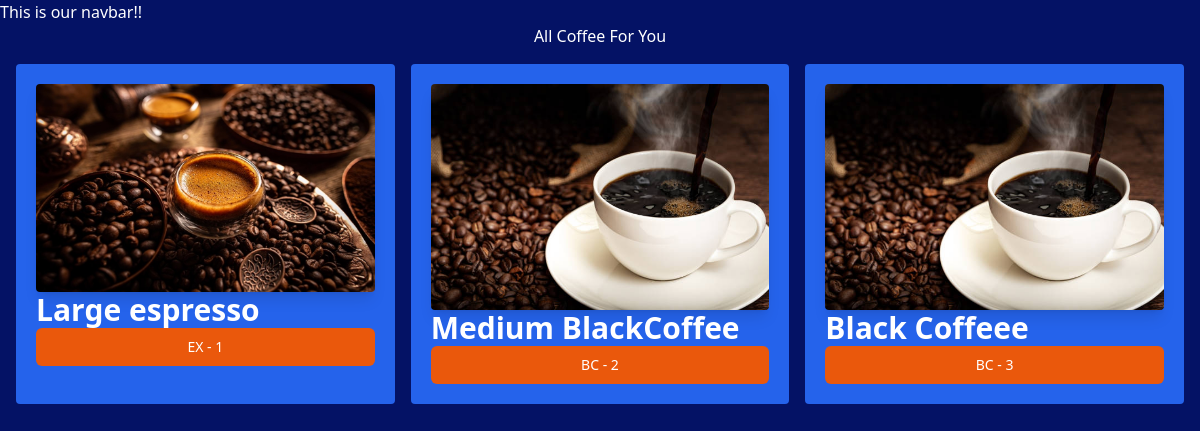
/coffee/, run on an earlier commit of the app's database.
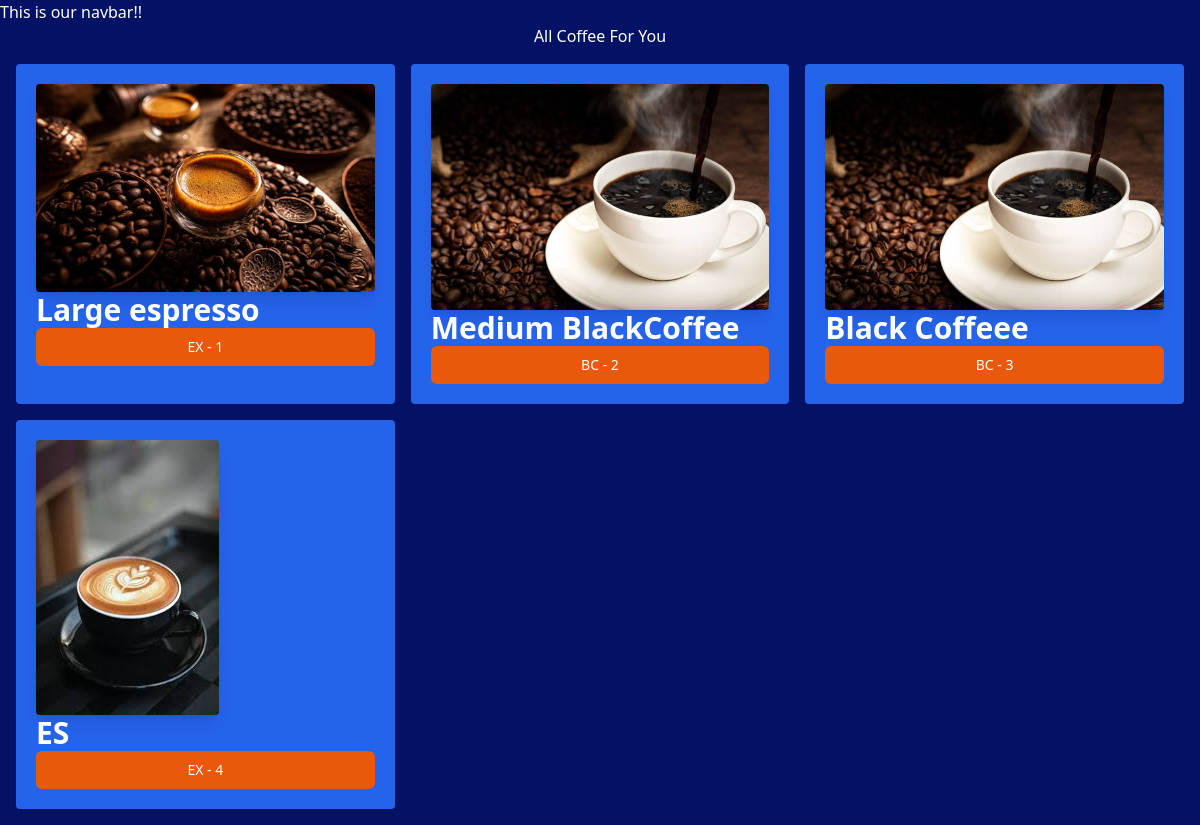
And on a later commit of the database.
### coffee/models.py (models this page shows, shortened)
class coffee_varieties(models.Model):
    COFFEE_TYPE_CHOICE=[
        ('CAP', 'Capachino'),
        ('BC', 'Black Coffee'),
        ('CC', 'Cold Coffee'),
        ('EX', 'Espresso'),
        ('Pc', 'Plane Coffee')
    ]
    name=models.CharField(max_length=100)#this sets max length to 100
    image=models.ImageField(upload_to='coffees/') #ese hi images upload hoti hai
    date=models.DateTimeField(default=timezone.now)
    type= models.CharField(max_length=3, choices=COFFEE_TYPE_CHOICE) #to ye bs upar wali choices lega
    description=models.TextField(default='') #this is a text field

### coffee/views.py (the view)
# urls.py: path('', views.all_coffee, name='all_coffee'),
def all_coffee(request):
    coffees= coffee_varieties.objects.all() #ye db pr query krega, arryas aayenge
    return render(request, 'coffee/all_coffee.html', {'coffees':coffees}) #ab front-end mein values aajaynegi!!

### coffee/templates/coffee/all_coffee.html (shortened to what this page needs)
{% extends 'layout.html' %}
{% block content %}
<h1>All Coffee For You</h1>
<div class="grid grid-cols-3 gap-4 m-4">
{% for COD in coffees  %}
    <div class="bg-blue-600 p-5 rounded">
        <img class="rounded shadow-lg" src="{{COD.image.url}}" alt="">
        <h3 class="text-3xl font-bold">{{COD.name}}</h3>
        <a href="{% url 'coffee_detail' COD.id %}">
            <button
            type="button"
            class="inline-flex items-center w-[100%] justify-center px-4 py-2 border border-transparent text-sm fornt-medium rounded-md text-white bg-orange-600 hover:bg-orange-800 focus:outline-none focus:ring-2 focus:ring-offset_2 focus:ring-orange-500">
                {{COD.type}} - {{COD.id}}
            </button>
        </a>
    </div>
{% endfor %}
</div>
{% endblock %}

### templates/layout.html (shortened to what this page needs)
{% load static tailwind_tags %}
{% load static %}
<!DOCTYPE html>
<html lang="en">
<head>
    <link rel="stylesheet" href="{% static 'style.css' %}">
    {% tailwind_css %}
</head>
<body>
    <nav>This is our navbar!!</nav>
    {% block content %}{% endblock %}
</body>
</html>

### static/style.css (style rules this page uses)
body { background-color: #041265 ; color: #FFFFFF; }
h1 { text-align: center; font-size: 2em; }

What changed in the data, as far as the page shows it:
added coffee_varieties: image (picture), name "ES", type "EX", id "4"
